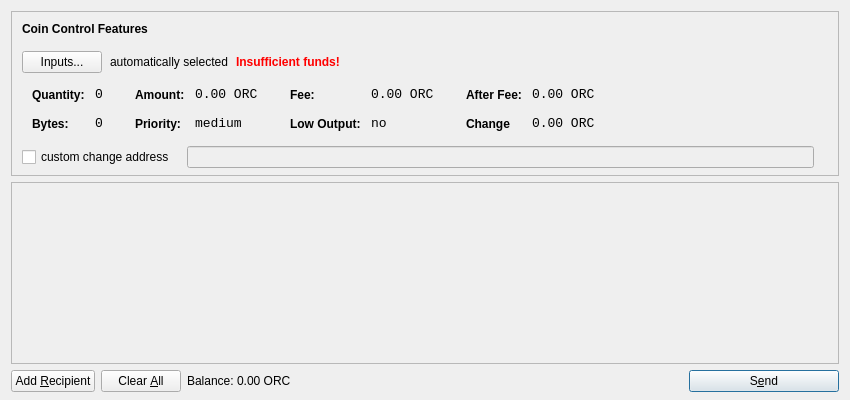
<?xml version="1.0" encoding="UTF-8"?>
<ui version="4.0">
 <class>SendCoinsDialog</class>
 <widget class="QDialog" name="SendCoinsDialog">
  <property name="geometry">
   <rect>
    <x>0</x>
    <y>0</y>
    <width>850</width>
    <height>400</height>
   </rect>
  </property>
  <property name="windowTitle">
   <string>Send Coins</string>
  </property>
  <layout class="QVBoxLayout" name="verticalLayout" stretch="0,1,0">
   <property name="bottomMargin">
    <number>8</number>
   </property>
   <item>
    <widget class="QFrame" name="frameCoinControl">
     <property name="sizePolicy">
      <sizepolicy hsizetype="Expanding" vsizetype="Expanding">
       <horstretch>0</horstretch>
       <verstretch>0</verstretch>
      </sizepolicy>
     </property>
     <property name="maximumSize">
      <size>
       <width>16777215</width>
       <height>16777215</height>
      </size>
     </property>
     <property name="frameShape">
      <enum>QFrame::StyledPanel</enum>
     </property>
     <property name="frameShadow">
      <enum>QFrame::Sunken</enum>
     </property>
     <layout class="QVBoxLayout" name="verticalLayoutCoinControl2">
      <property name="spacing">
       <number>6</number>
      </property>
      <property name="leftMargin">
       <number>0</number>
      </property>
      <property name="topMargin">
       <number>0</number>
      </property>
      <property name="rightMargin">
       <number>0</number>
      </property>
      <property name="bottomMargin">
       <number>6</number>
      </property>
      <item>
       <layout class="QVBoxLayout" name="verticalLayoutCoinControl" stretch="0,0,0,0,1">
        <property name="spacing">
         <number>0</number>
        </property>
        <property name="leftMargin">
         <number>10</number>
        </property>
        <property name="topMargin">
         <number>10</number>
        </property>
        <item>
         <layout class="QHBoxLayout" name="horizontalLayoutCoinControl1">
          <property name="bottomMargin">
           <number>15</number>
          </property>
          <item>
           <widget class="QLabel" name="labelCoinControlFeatures">
            <property name="sizePolicy">
             <sizepolicy hsizetype="Preferred" vsizetype="Maximum">
              <horstretch>0</horstretch>
              <verstretch>0</verstretch>
             </sizepolicy>
            </property>
            <property name="font">
             <font>
              <weight>75</weight>
              <bold>true</bold>
             </font>
            </property>
            <property name="styleSheet">
             <string notr="true">font-weight:bold;</string>
            </property>
            <property name="text">
             <string>Coin Control Features</string>
            </property>
           </widget>
          </item>
         </layout>
        </item>
        <item>
         <layout class="QHBoxLayout" name="horizontalLayoutCoinControl2" stretch="0,0,0,0">
          <property name="spacing">
           <number>8</number>
          </property>
          <property name="bottomMargin">
           <number>10</number>
          </property>
          <item>
           <widget class="QPushButton" name="pushButtonCoinControl">
            <property name="styleSheet">
             <string notr="true"/>
            </property>
            <property name="text">
             <string>Inputs...</string>
            </property>
           </widget>
          </item>
          <item>
           <widget class="QLabel" name="labelCoinControlAutomaticallySelected">
            <property name="text">
             <string>automatically selected</string>
            </property>
            <property name="margin">
             <number>5</number>
            </property>
           </widget>
          </item>
          <item>
           <widget class="QLabel" name="labelCoinControlInsuffFunds">
            <property name="font">
             <font>
              <weight>75</weight>
              <bold>true</bold>
             </font>
            </property>
            <property name="styleSheet">
             <string notr="true">color:red;font-weight:bold;</string>
            </property>
            <property name="text">
             <string>Insufficient funds!</string>
            </property>
            <property name="margin">
             <number>5</number>
            </property>
           </widget>
          </item>
          <item>
           <spacer name="horizontalSpacerCoinControl">
            <property name="orientation">
             <enum>Qt::Horizontal</enum>
            </property>
            <property name="sizeHint" stdset="0">
             <size>
              <width>40</width>
              <height>1</height>
             </size>
            </property>
           </spacer>
          </item>
         </layout>
        </item>
        <item>
         <widget class="QWidget" name="widgetCoinControl" native="true">
          <property name="sizePolicy">
           <sizepolicy hsizetype="Preferred" vsizetype="Preferred">
            <horstretch>0</horstretch>
            <verstretch>0</verstretch>
           </sizepolicy>
          </property>
          <property name="minimumSize">
           <size>
            <width>0</width>
            <height>0</height>
           </size>
          </property>
          <property name="styleSheet">
           <string notr="true"/>
          </property>
          <layout class="QHBoxLayout" name="horizontalLayoutCoinControl5">
           <property name="leftMargin">
            <number>0</number>
           </property>
           <property name="topMargin">
            <number>0</number>
           </property>
           <property name="rightMargin">
            <number>0</number>
           </property>
           <property name="bottomMargin">
            <number>0</number>
           </property>
           <item>
            <layout class="QHBoxLayout" name="horizontalLayoutCoinControl3" stretch="0,0,0,1">
             <property name="spacing">
              <number>20</number>
             </property>
             <property name="topMargin">
              <number>0</number>
             </property>
             <property name="bottomMargin">
              <number>10</number>
             </property>
             <item>
              <layout class="QFormLayout" name="formLayoutCoinControl1">
               <property name="horizontalSpacing">
                <number>10</number>
               </property>
               <property name="verticalSpacing">
                <number>14</number>
               </property>
               <property name="leftMargin">
                <number>10</number>
               </property>
               <property name="topMargin">
                <number>4</number>
               </property>
               <property name="rightMargin">
                <number>6</number>
               </property>
               <item row="0" column="0">
                <widget class="QLabel" name="labelCoinControlQuantityText">
                 <property name="styleSheet">
                  <string notr="true">font-weight:bold;</string>
                 </property>
                 <property name="text">
                  <string>Quantity:</string>
                 </property>
                 <property name="margin">
                  <number>0</number>
                 </property>
                </widget>
               </item>
               <item row="0" column="1">
                <widget class="QLabel" name="labelCoinControlQuantity">
                 <property name="font">
                  <font>
                   <family>Monospace</family>
                   <pointsize>10</pointsize>
                  </font>
                 </property>
                 <property name="cursor">
                  <cursorShape>IBeamCursor</cursorShape>
                 </property>
                 <property name="contextMenuPolicy">
                  <enum>Qt::ActionsContextMenu</enum>
                 </property>
                 <property name="text">
                  <string>0</string>
                 </property>
                 <property name="margin">
                  <number>0</number>
                 </property>
                 <property name="textInteractionFlags">
                  <set>Qt::LinksAccessibleByMouse|Qt::TextSelectableByKeyboard|Qt::TextSelectableByMouse</set>
                 </property>
                </widget>
               </item>
               <item row="1" column="0">
                <widget class="QLabel" name="labelCoinControlBytesText">
                 <property name="styleSheet">
                  <string notr="true">font-weight:bold;</string>
                 </property>
                 <property name="text">
                  <string>Bytes:</string>
                 </property>
                </widget>
               </item>
               <item row="1" column="1">
                <widget class="QLabel" name="labelCoinControlBytes">
                 <property name="font">
                  <font>
                   <family>Monospace</family>
                   <pointsize>10</pointsize>
                  </font>
                 </property>
                 <property name="cursor">
                  <cursorShape>IBeamCursor</cursorShape>
                 </property>
                 <property name="contextMenuPolicy">
                  <enum>Qt::ActionsContextMenu</enum>
                 </property>
                 <property name="text">
                  <string>0</string>
                 </property>
                 <property name="textInteractionFlags">
                  <set>Qt::LinksAccessibleByMouse|Qt::TextSelectableByKeyboard|Qt::TextSelectableByMouse</set>
                 </property>
                </widget>
               </item>
              </layout>
             </item>
             <item>
              <layout class="QFormLayout" name="formLayoutCoinControl2">
               <property name="horizontalSpacing">
                <number>10</number>
               </property>
               <property name="verticalSpacing">
                <number>14</number>
               </property>
               <property name="leftMargin">
                <number>6</number>
               </property>
               <property name="topMargin">
                <number>4</number>
               </property>
               <property name="rightMargin">
                <number>6</number>
               </property>
               <item row="0" column="0">
                <widget class="QLabel" name="labelCoinControlAmountText">
                 <property name="styleSheet">
                  <string notr="true">font-weight:bold;</string>
                 </property>
                 <property name="text">
                  <string>Amount:</string>
                 </property>
                 <property name="margin">
                  <number>0</number>
                 </property>
                </widget>
               </item>
               <item row="0" column="1">
                <widget class="QLabel" name="labelCoinControlAmount">
                 <property name="font">
                  <font>
                   <family>Monospace</family>
                   <pointsize>10</pointsize>
                  </font>
                 </property>
                 <property name="cursor">
                  <cursorShape>IBeamCursor</cursorShape>
                 </property>
                 <property name="contextMenuPolicy">
                  <enum>Qt::ActionsContextMenu</enum>
                 </property>
                 <property name="text">
                  <string>0.00 ORC</string>
                 </property>
                 <property name="textInteractionFlags">
                  <set>Qt::LinksAccessibleByMouse|Qt::TextSelectableByKeyboard|Qt::TextSelectableByMouse</set>
                 </property>
                </widget>
               </item>
               <item row="1" column="0">
                <widget class="QLabel" name="labelCoinControlPriorityText">
                 <property name="styleSheet">
                  <string notr="true">font-weight:bold;</string>
                 </property>
                 <property name="text">
                  <string>Priority:</string>
                 </property>
                </widget>
               </item>
               <item row="1" column="1">
                <widget class="QLabel" name="labelCoinControlPriority">
                 <property name="font">
                  <font>
                   <family>Monospace</family>
                   <pointsize>10</pointsize>
                  </font>
                 </property>
                 <property name="cursor">
                  <cursorShape>IBeamCursor</cursorShape>
                 </property>
                 <property name="contextMenuPolicy">
                  <enum>Qt::ActionsContextMenu</enum>
                 </property>
                 <property name="text">
                  <string>medium</string>
                 </property>
                 <property name="textInteractionFlags">
                  <set>Qt::LinksAccessibleByMouse|Qt::TextSelectableByKeyboard|Qt::TextSelectableByMouse</set>
                 </property>
                </widget>
               </item>
              </layout>
             </item>
             <item>
              <layout class="QFormLayout" name="formLayoutCoinControl3">
               <property name="horizontalSpacing">
                <number>10</number>
               </property>
               <property name="verticalSpacing">
                <number>14</number>
               </property>
               <property name="leftMargin">
                <number>6</number>
               </property>
               <property name="topMargin">
                <number>4</number>
               </property>
               <property name="rightMargin">
                <number>6</number>
               </property>
               <item row="0" column="0">
                <widget class="QLabel" name="labelCoinControlFeeText">
                 <property name="styleSheet">
                  <string notr="true">font-weight:bold;</string>
                 </property>
                 <property name="text">
                  <string>Fee:</string>
                 </property>
                 <property name="margin">
                  <number>0</number>
                 </property>
                </widget>
               </item>
               <item row="0" column="1">
                <widget class="QLabel" name="labelCoinControlFee">
                 <property name="font">
                  <font>
                   <family>Monospace</family>
                   <pointsize>10</pointsize>
                  </font>
                 </property>
                 <property name="cursor">
                  <cursorShape>IBeamCursor</cursorShape>
                 </property>
                 <property name="contextMenuPolicy">
                  <enum>Qt::ActionsContextMenu</enum>
                 </property>
                 <property name="text">
                  <string>0.00 ORC</string>
                 </property>
                 <property name="textInteractionFlags">
                  <set>Qt::LinksAccessibleByMouse|Qt::TextSelectableByKeyboard|Qt::TextSelectableByMouse</set>
                 </property>
                </widget>
               </item>
               <item row="1" column="0">
                <widget class="QLabel" name="labelCoinControlLowOutputText">
                 <property name="styleSheet">
                  <string notr="true">font-weight:bold;</string>
                 </property>
                 <property name="text">
                  <string>Low Output:</string>
                 </property>
                </widget>
               </item>
               <item row="1" column="1">
                <widget class="QLabel" name="labelCoinControlLowOutput">
                 <property name="font">
                  <font>
                   <family>Monospace</family>
                   <pointsize>10</pointsize>
                  </font>
                 </property>
                 <property name="cursor">
                  <cursorShape>IBeamCursor</cursorShape>
                 </property>
                 <property name="contextMenuPolicy">
                  <enum>Qt::ActionsContextMenu</enum>
                 </property>
                 <property name="text">
                  <string>no</string>
                 </property>
                 <property name="textInteractionFlags">
                  <set>Qt::LinksAccessibleByMouse|Qt::TextSelectableByKeyboard|Qt::TextSelectableByMouse</set>
                 </property>
                </widget>
               </item>
              </layout>
             </item>
             <item>
              <layout class="QFormLayout" name="formLayoutCoinControl4">
               <property name="horizontalSpacing">
                <number>10</number>
               </property>
               <property name="verticalSpacing">
                <number>14</number>
               </property>
               <property name="leftMargin">
                <number>6</number>
               </property>
               <property name="topMargin">
                <number>4</number>
               </property>
               <property name="rightMargin">
                <number>6</number>
               </property>
               <item row="0" column="0">
                <widget class="QLabel" name="labelCoinControlAfterFeeText">
                 <property name="styleSheet">
                  <string notr="true">font-weight:bold;</string>
                 </property>
                 <property name="text">
                  <string>After Fee:</string>
                 </property>
                 <property name="margin">
                  <number>0</number>
                 </property>
                </widget>
               </item>
               <item row="0" column="1">
                <widget class="QLabel" name="labelCoinControlAfterFee">
                 <property name="font">
                  <font>
                   <family>Monospace</family>
                   <pointsize>10</pointsize>
                  </font>
                 </property>
                 <property name="cursor">
                  <cursorShape>IBeamCursor</cursorShape>
                 </property>
                 <property name="contextMenuPolicy">
                  <enum>Qt::ActionsContextMenu</enum>
                 </property>
                 <property name="text">
                  <string>0.00 ORC</string>
                 </property>
                 <property name="textInteractionFlags">
                  <set>Qt::LinksAccessibleByMouse|Qt::TextSelectableByKeyboard|Qt::TextSelectableByMouse</set>
                 </property>
                </widget>
               </item>
               <item row="1" column="0">
                <widget class="QLabel" name="labelCoinControlChangeText">
                 <property name="styleSheet">
                  <string notr="true">font-weight:bold;</string>
                 </property>
                 <property name="text">
                  <string>Change</string>
                 </property>
                </widget>
               </item>
               <item row="1" column="1">
                <widget class="QLabel" name="labelCoinControlChange">
                 <property name="font">
                  <font>
                   <family>Monospace</family>
                   <pointsize>10</pointsize>
                  </font>
                 </property>
                 <property name="cursor">
                  <cursorShape>IBeamCursor</cursorShape>
                 </property>
                 <property name="contextMenuPolicy">
                  <enum>Qt::ActionsContextMenu</enum>
                 </property>
                 <property name="text">
                  <string>0.00 ORC</string>
                 </property>
                 <property name="textInteractionFlags">
                  <set>Qt::LinksAccessibleByMouse|Qt::TextSelectableByKeyboard|Qt::TextSelectableByMouse</set>
                 </property>
                </widget>
               </item>
              </layout>
             </item>
            </layout>
           </item>
          </layout>
         </widget>
        </item>
        <item>
         <layout class="QHBoxLayout" name="horizontalLayoutCoinControl4" stretch="0,0,0">
          <property name="spacing">
           <number>12</number>
          </property>
          <property name="sizeConstraint">
           <enum>QLayout::SetDefaultConstraint</enum>
          </property>
          <property name="topMargin">
           <number>5</number>
          </property>
          <property name="rightMargin">
           <number>5</number>
          </property>
          <item>
           <widget class="QCheckBox" name="checkBoxCoinControlChange">
            <property name="text">
             <string>custom change address</string>
            </property>
           </widget>
          </item>
          <item>
           <widget class="QLineEdit" name="lineEditCoinControlChange">
            <property name="enabled">
             <bool>false</bool>
            </property>
            <property name="sizePolicy">
             <sizepolicy hsizetype="Expanding" vsizetype="Fixed">
              <horstretch>0</horstretch>
              <verstretch>0</verstretch>
             </sizepolicy>
            </property>
           </widget>
          </item>
          <item>
           <widget class="QLabel" name="labelCoinControlChangeLabel">
            <property name="sizePolicy">
             <sizepolicy hsizetype="Preferred" vsizetype="Expanding">
              <horstretch>0</horstretch>
              <verstretch>0</verstretch>
             </sizepolicy>
            </property>
            <property name="minimumSize">
             <size>
              <width>0</width>
              <height>0</height>
             </size>
            </property>
            <property name="text">
             <string/>
            </property>
            <property name="margin">
             <number>3</number>
            </property>
           </widget>
          </item>
         </layout>
        </item>
        <item>
         <spacer name="verticalSpacerCoinControl">
          <property name="orientation">
           <enum>Qt::Vertical</enum>
          </property>
          <property name="sizeHint" stdset="0">
           <size>
            <width>800</width>
            <height>1</height>
           </size>
          </property>
         </spacer>
        </item>
       </layout>
      </item>
     </layout>
    </widget>
   </item>
   <item>
    <widget class="QScrollArea" name="scrollArea">
     <property name="widgetResizable">
      <bool>true</bool>
     </property>
     <widget class="QWidget" name="scrollAreaWidgetContents">
      <property name="geometry">
       <rect>
        <x>0</x>
        <y>0</y>
        <width>828</width>
        <height>162</height>
       </rect>
      </property>
      <layout class="QVBoxLayout" name="verticalLayout_2">
       <property name="leftMargin">
        <number>0</number>
       </property>
       <property name="topMargin">
        <number>0</number>
       </property>
       <property name="rightMargin">
        <number>0</number>
       </property>
       <property name="bottomMargin">
        <number>0</number>
       </property>
       <item>
        <layout class="QVBoxLayout" name="entries">
         <property name="spacing">
          <number>6</number>
         </property>
        </layout>
       </item>
       <item>
        <spacer name="verticalSpacer">
         <property name="orientation">
          <enum>Qt::Vertical</enum>
         </property>
         <property name="sizeHint" stdset="0">
          <size>
           <width>20</width>
           <height>40</height>
          </size>
         </property>
        </spacer>
       </item>
      </layout>
     </widget>
    </widget>
   </item>
   <item>
    <layout class="QHBoxLayout" name="horizontalLayout">
     <item>
      <widget class="QPushButton" name="addButton">
       <property name="toolTip">
        <string>Send to multiple recipients at once</string>
       </property>
       <property name="text">
        <string>Add &amp;Recipient</string>
       </property>
       <property name="icon">
        <iconset resource="../bitcoin.qrc">
         <normaloff>:/icons/add</normaloff>:/icons/add</iconset>
       </property>
       <property name="autoDefault">
        <bool>false</bool>
       </property>
      </widget>
     </item>
     <item>
      <widget class="QPushButton" name="clearButton">
       <property name="sizePolicy">
        <sizepolicy hsizetype="Minimum" vsizetype="Fixed">
         <horstretch>0</horstretch>
         <verstretch>0</verstretch>
        </sizepolicy>
       </property>
       <property name="toolTip">
        <string>Remove all transaction fields</string>
       </property>
       <property name="text">
        <string>Clear &amp;All</string>
       </property>
       <property name="icon">
        <iconset resource="../bitcoin.qrc">
         <normaloff>:/icons/remove</normaloff>:/icons/remove</iconset>
       </property>
       <property name="autoRepeatDelay">
        <number>300</number>
       </property>
       <property name="autoDefault">
        <bool>false</bool>
       </property>
      </widget>
     </item>
     <item>
      <layout class="QHBoxLayout" name="horizontalLayout_2">
       <property name="spacing">
        <number>3</number>
       </property>
       <item>
        <widget class="QLabel" name="label">
         <property name="sizePolicy">
          <sizepolicy hsizetype="Preferred" vsizetype="Fixed">
           <horstretch>0</horstretch>
           <verstretch>0</verstretch>
          </sizepolicy>
         </property>
         <property name="text">
          <string>Balance:</string>
         </property>
        </widget>
       </item>
       <item>
        <widget class="QLabel" name="labelBalance">
         <property name="sizePolicy">
          <sizepolicy hsizetype="Preferred" vsizetype="Fixed">
           <horstretch>0</horstretch>
           <verstretch>0</verstretch>
          </sizepolicy>
         </property>
         <property name="cursor">
          <cursorShape>IBeamCursor</cursorShape>
         </property>
         <property name="text">
          <string>0.00 ORC</string>
         </property>
         <property name="textInteractionFlags">
          <set>Qt::LinksAccessibleByMouse|Qt::TextSelectableByKeyboard|Qt::TextSelectableByMouse</set>
         </property>
        </widget>
       </item>
      </layout>
     </item>
     <item>
      <spacer name="horizontalSpacer">
       <property name="orientation">
        <enum>Qt::Horizontal</enum>
       </property>
       <property name="sizeHint" stdset="0">
        <size>
         <width>40</width>
         <height>20</height>
        </size>
       </property>
      </spacer>
     </item>
     <item>
      <widget class="QPushButton" name="sendButton">
       <property name="minimumSize">
        <size>
         <width>150</width>
         <height>0</height>
        </size>
       </property>
       <property name="toolTip">
        <string>Confirm the send action</string>
       </property>
       <property name="text">
        <string>S&amp;end</string>
       </property>
       <property name="icon">
        <iconset resource="../bitcoin.qrc">
         <normaloff>:/icons/send</normaloff>:/icons/send</iconset>
       </property>
       <property name="default">
        <bool>true</bool>
       </property>
      </widget>
     </item>
    </layout>
   </item>
  </layout>
 </widget>
 <resources>
  <include location="../bitcoin.qrc"/>
 </resources>
 <connections/>
</ui>
